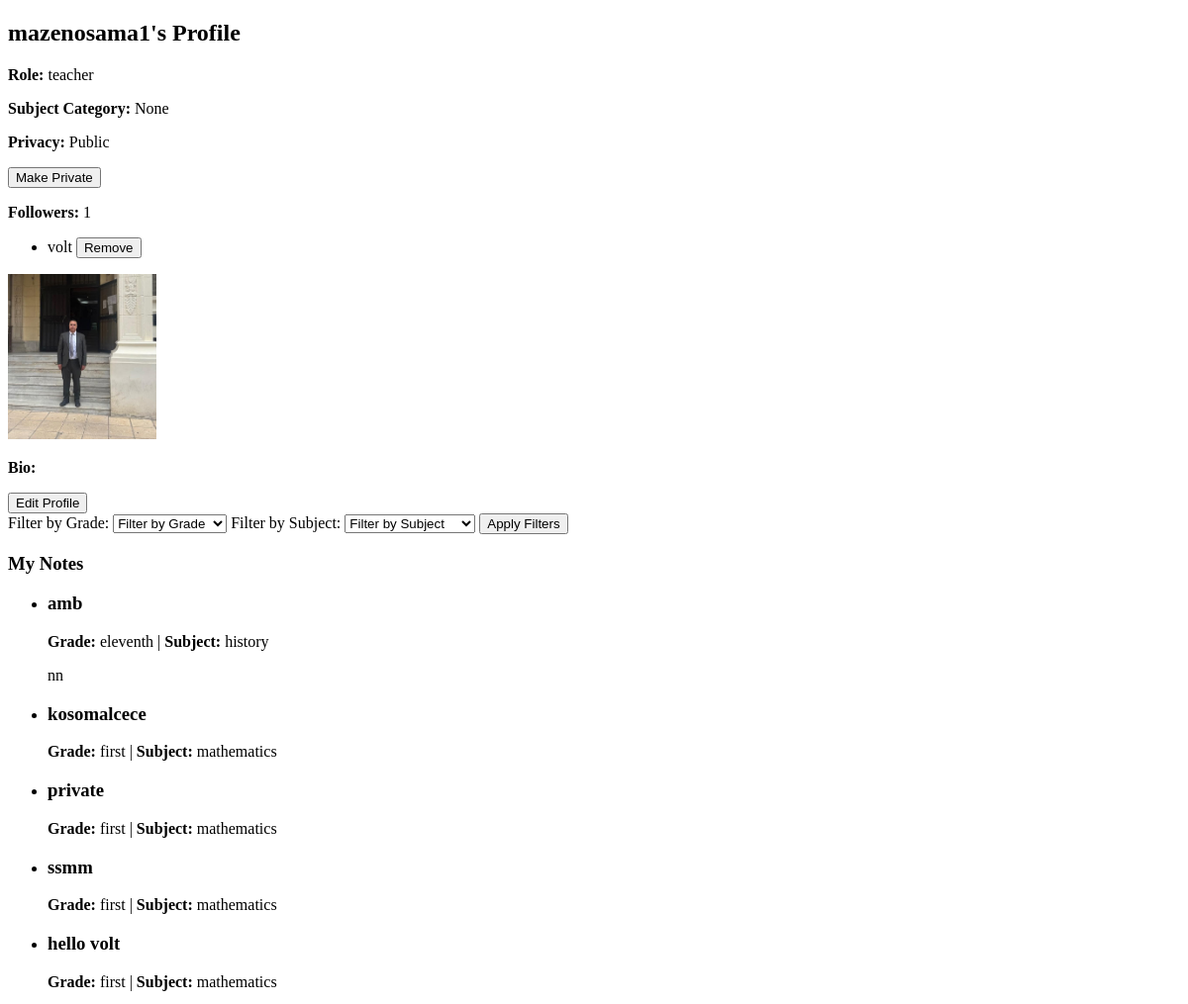
Page /profile/ (signed in, upper part) on the earlier database version.
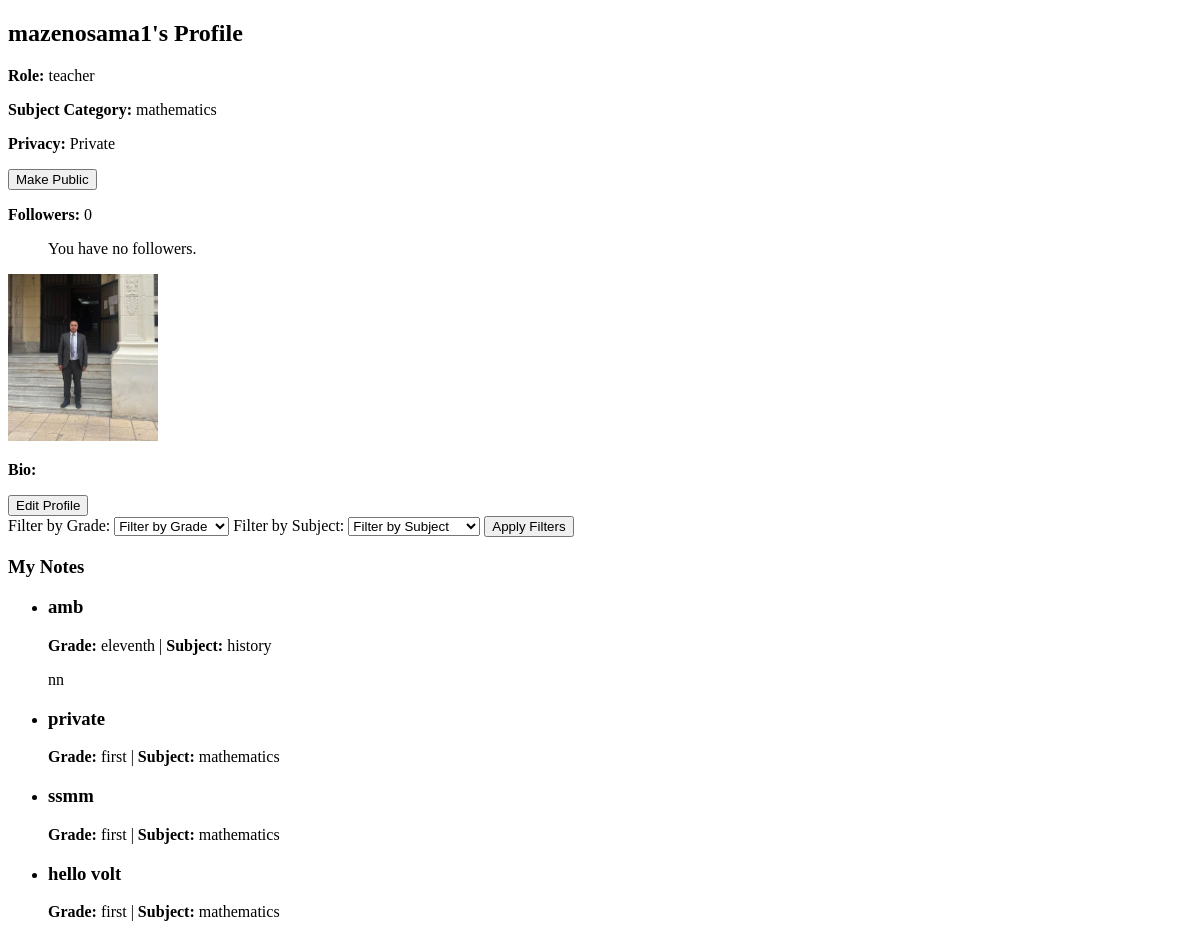
Same page on the later database version.
### profile_users/models.py (models this page shows, shortened)
class Follow(models.Model):
    STATUS_CHOICES = [
        ('pending', 'Pending'),
        ('accepted', 'Accepted'),
        ('rejected', 'Rejected'),
    ]
    follower = models.ForeignKey(User, related_name='following', on_delete=models.CASCADE)
    following = models.ForeignKey(User, related_name='followers', on_delete=models.CASCADE)
    status = models.CharField(max_length=10, choices=STATUS_CHOICES, default='pending')
    created_at = models.DateTimeField(auto_now_add=True)
    class Meta:
        unique_together = ('follower', 'following')

### users/models.py (models this page shows, shortened)
class CustomUser(AbstractUser):
    ROLE_CHOICES = [
        ('student', 'Student'),
        ('teacher', 'Teacher'),
    ]
    SUBJECT_CATEGORIES = Note.SUBJECT_CHOICES
    GRADE_LEVELS = Note.GRADE_CHOICES
    subject_category = models.CharField(max_length=20, choices=SUBJECT_CATEGORIES, blank=True, null=True , default='mathematics')
    role = models.CharField(max_length=10, choices=ROLE_CHOICES, default='student')
    grade_level = models.CharField(max_length=20, choices=GRADE_LEVELS, blank=True, null=True, default='first')
    email = models.EmailField(unique=True)
    profile_picture = models.ImageField(upload_to='profile_pictures/', blank=True, null=True)

### notes/models.py (models this page shows, shortened)
class Note(models.Model):
    SUBJECT_CHOICES = [
        ('mathematics', 'Mathematics'),
        ('science', 'Science'),
        ('history', 'History'),
        ('english', 'English'),
        ('computers', 'Computer Science'),
        ('arts', 'Arts'),
    ]
    GRADE_CHOICES =[
        ('first', 'First Grade'),
        ('second', 'Second Grade'),
        ('third', 'Third Grade'),
        ('fourth', 'Fourth Grade'),
        ('fifth', 'Fifth Grade'),
        ('sixth', 'Sixth Grade'),
        ('seventh', 'Seventh Grade'),
        ('eighth', 'Eighth Grade'),
        ('ninth', 'Ninth Grade'),
        ('tenth', 'Tenth Grade'),
        ('eleventh', 'Eleventh Grade'),
        ('twelfth', 'Twelfth Grade'),
    ]
    author = models.ForeignKey(settings.AUTH_USER_MODEL, on_delete=models.CASCADE, editable=False)
    title = models.CharField(max_length=255)
    content = models.TextField(blank=True, null=True)
    file = models.FileField(upload_to='notes/', blank=True, null=True)
    created_at = models.DateTimeField(auto_now_add=True)
    updated_at = models.DateTimeField(auto_now=True)
    is_public = models.BooleanField(default=False)
    grade_level = models.CharField(max_length=50,choices=GRADE_CHOICES, default='first')
    subject = models.CharField(max_length=50, choices=SUBJECT_CHOICES, default='mathematics')
    show_on_profile = models.BooleanField(default=False)

### profile_users/views.py (the view)
# urls.py: path('', profile_view, name='profile_view'),
@login_required
def profile_view(request):
    GRADE_CHOICES = Note.GRADE_CHOICES
    SUBJECT_CHOICES = Note.SUBJECT_CHOICES
    """ Display user's profile and notes """
    profile, created = Profile.objects.get_or_create(user=request.user)
    notes = request.user.note_set.all().order_by('-created_at')
    role=get_object_or_404(User, username=request.user.username).role
    if role == 'student':
        form=grade_level=get_object_or_404(User, username=request.user.username).grade_level
    else:
        form=subject_category=get_object_or_404(User, username=request.user.username).subject_category
    notes, grade_filter, subject_filter =filter_notes(notes, request)
    followers= Follow.objects.filter(following=request.user, status='accepted').count()
    followerss = Follow.objects.filter(following=request.user, status='accepted')
    return render(request, 'user_profiles/profile.html', {'profile': profile, 'notes': notes, 'followerss': followerss, 'followers': followers,'GRADE_CHOICES': GRADE_CHOICES, 'SUBJECT_CHOICES': SUBJECT_CHOICES, 'grade_filter':grade_filter, 'subject_filter': subject_filter,'form': form , 'role': role})

### profile_users/views.py (called while the page is built)
def filter_notes(notes, request):
    grade_filter = request.GET.get('grade_level', '')
    subject_filter = request.GET.get('subject', '')
    if grade_filter:
        notes = notes.filter(grade_level=grade_filter).order_by('-created_at')
    if subject_filter:
        notes = notes.filter(subject=subject_filter).order_by('-created_at')
    return notes, grade_filter, subject_filter

### profile_users/templates/user_profiles/profile.html (shortened to what this page needs)
<!DOCTYPE html>
<html lang="en">
<head>
</head>
<body>
    <h2>{{ request.user.username }}'s Profile</h2>
    <p><strong>Role:</strong> {{ role }}</p>
    {% if role == "teacher" %}
        <p><strong>Subject Category:</strong> {{ form }}</p>
    {% endif %}
    <p><strong>Privacy:</strong>
        {% if profile.public_profile %}
            Public
        {% else %}
            Private
        {% endif %}
    </p>
    <form action="{% url 'toggle_profile_privacy' %}" method="post">
        <button type="submit">
            {% if profile.public_profile %}
                Make Private
            {% else %}
                Make Public
            {% endif %}
        </button>
    </form>
    <p><strong>Followers:</strong> {{ followers }}</p>
    <ul>
        {% for follower in followerss %}
            <li>
                {{ follower.follower.username }}
                <form action="{% url 'remove_follower' follower.id %}" method="post" style="display:inline;">
                    <button type="submit">Remove</button>
                </form>
            </li>
        {% empty %}
            <p>You have no followers.</p>
        {% endfor %}
    </ul>
    {% if profile.user.profile_picture %}
        <img src="{{ profile.user.profile_picture.url }}" alt="Profile Picture" width="150">
    {% else %}
        <p>No profile picture uploaded.</p>
    {% endif %}
    <p><strong>Bio:</strong> {{ profile.bio }}</p>
    <a href="{% url 'edit_profile' %}"><button>Edit Profile</button></a>
    <form method="GET">
        <label for="grade">Filter by Grade:</label>
        <select name="grade_level" id="grade_level">
            <option value="">Filter by Grade</option>
        </select>
        <label for="subject">Filter by Subject:</label>
        <select name="subject" id="subject">
            <option value="">Filter by Subject</option>
        </select>
        <button type="submit">Apply Filters</button>
    </form>
    <h3>My Notes</h3>
    <ul>
        {% for note in notes %}
            <li>
                <h3>{{ note.title }}</h3>
                <p><strong>Grade:</strong> {{ note.grade_level }} | <strong>Subject:</strong> {{ note.subject }}</p>
                <p>{{ note.content }}</p>
            </li>
        {% empty %}
            <p>You haven't created any notes yet.</p>
        {% endfor %}
    </ul>
</body>
</html>

Differences in the rows shown:
removed Follow: follower.username "volt"
removed Note: title "kosomalcece", grade_level "first", subject "mathematics"
changed CustomUser "mazenosama1": subject_category (not shown) → "mathematics"
Other differences:
{{ followers }}: "1" → "0"
text no longer shown: "None Public Make Private"
text now shown: "Private Make Public You have no followers."
